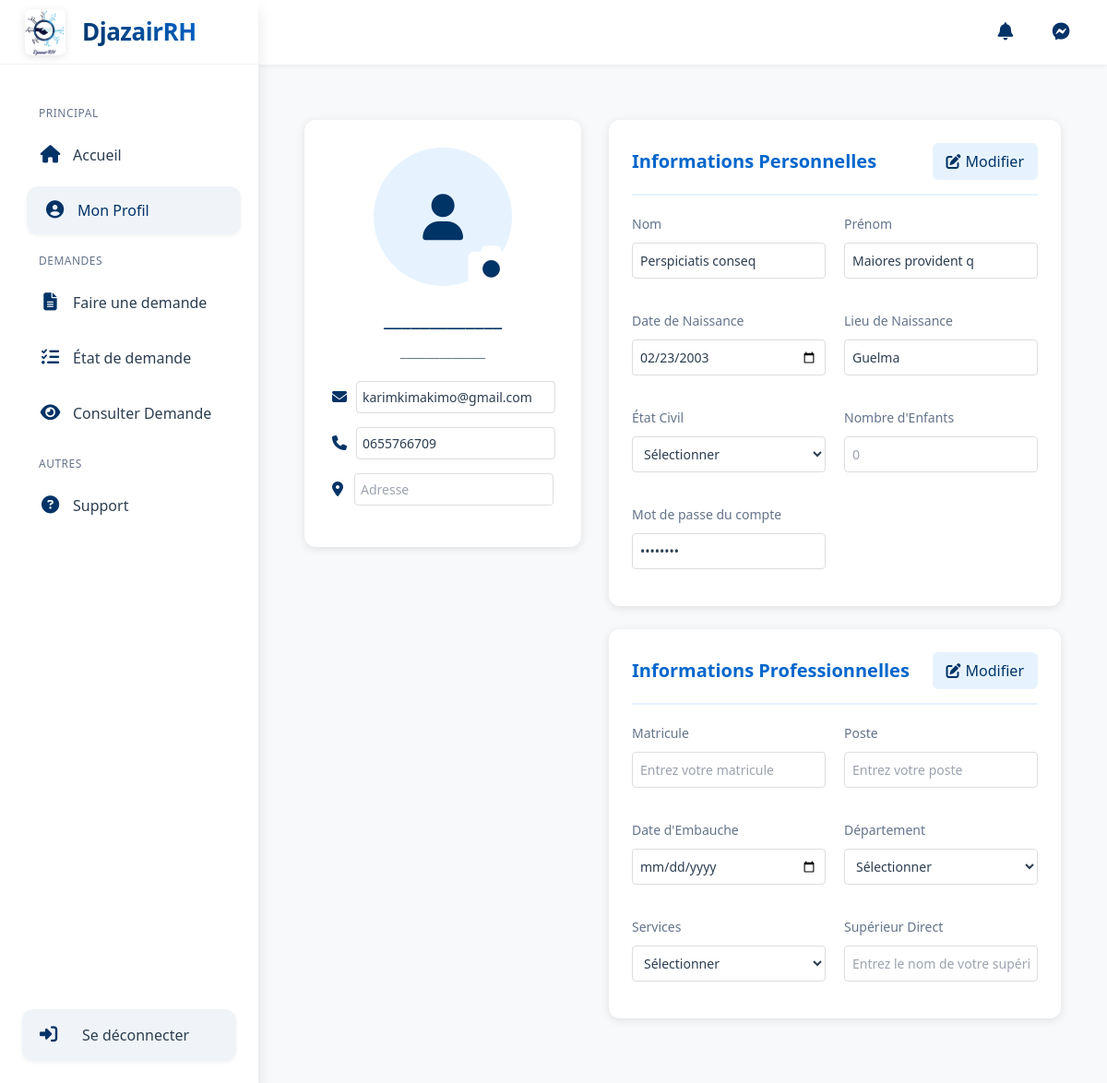
The app's page /dashboard/temp.php (signed in) with its own data.
### tables this page shows
CREATE TABLE IF NOT EXISTS `employees` (
  `id` int NOT NULL AUTO_INCREMENT,
  `superior_id` int DEFAULT NULL,
  `base_payment` int unsigned DEFAULT NULL,
  `matricule` int DEFAULT NULL,
  `prenom` varchar(255) NOT NULL,
  `nom` varchar(255) NOT NULL,
  `email_professionnel` varchar(255) NOT NULL,
  `phone` varchar(255) DEFAULT NULL,
  `start_date` date DEFAULT NULL,
  `password` varchar(255) NOT NULL,
  `departement_id` int DEFAULT NULL,
  `service_id` int DEFAULT NULL,
  `role_id` int DEFAULT NULL,
  `compte_valid` enum('1','0','waiting') DEFAULT 'waiting',
  `profile_photo` varchar(50) DEFAULT NULL,
  `birth_day` date DEFAULT NULL,
  `birth_place` varchar(50) DEFAULT NULL,
  `etat_civil` enum('celibataire','marie','divorce','veuf','') DEFAULT NULL,
  PRIMARY KEY (`id`),
  UNIQUE KEY `email_professionnel` (`email_professionnel`),
  UNIQUE KEY `matricule` (`matricule`),
  KEY `departement_id` (`departement_id`),
  KEY `service_id` (`service_id`),
  KEY `role_id` (`role_id`),
  KEY `FK_employees_employees` (`superior_id`),
  CONSTRAINT `employees_ibfk_1` FOREIGN KEY (`departement_id`) REFERENCES `departements` (`id`),
  CONSTRAINT `employees_ibfk_2` FOREIGN KEY (`service_id`) REFERENCES `services` (`id`),
  CONSTRAINT `employees_ibfk_3` FOREIGN KEY (`role_id`) REFERENCES `roles` (`id`),
  CONSTRAINT `FK_employees_employees` FOREIGN KEY (`superior_id`) REFERENCES `employees` (`id`)
);

### functions/helpers.php (called while the page is built, shortened)
<?php
if (!function_exists('url')) {
    function url($uri = null)
    {
        if ($uri) {
            return 'http://' . $_SERVER['HTTP_HOST'] . '/' . trim($uri, '/');
        }
        return 'http://' . $_SERVER['HTTP_HOST'];
    }
}
if (!function_exists('load_db')) {
    function load_db(): PDO|bool
    {
        $path = __DIR__ . '/../db/connection.php';
        if (file_exists($path)) {
            return require($path);
        } else {
            throw new RuntimeException('Unable to find database.');
        }
    }
}
if (!function_exists('get_role')) {
    function get_role(string $role_id): array
    {
        $sql = "SELECT * FROM `roles` WHERE id=?";
        $db = load_db();
        $result = $db->prepare($sql);
        $result->execute([$role_id]);
        return $result->fetch(PDO::FETCH_ASSOC);
    }
}
if (!function_exists('get_service')) {
    function get_service(string $service_id): array
    {
        $sql = "SELECT * FROM `services` WHERE id=?";
        $db = load_db();
        $result = $db->prepare($sql);
        $result->execute([$service_id]);
        return $result->fetch(PDO::FETCH_ASSOC);
    }
}
if (!function_exists('get_department')) {
    function get_department(string $department_id): array
    {
        $sql = "SELECT * FROM `departements` WHERE id=?";
        $db = load_db();
        $result = $db->prepare($sql);
        $result->execute([$department_id]);
        return $result->fetch(PDO::FETCH_ASSOC);
    }
}
if (!function_exists('join_address')) {
    function join_address(array $address): string
    {
        if (empty($address)) {
            return "";
        }
        $address_str = "%s, %s, %s";
        return sprintf($address_str, $address['address_line'], $address['wilaya'], $address['cite']);
    }
}

### functions/user.php (called while the page is built, shortened)
<?php
if (!function_exists('fetch_user_information')) {
    function fetch_user_information(string $user_id, $check = true): array
    {
        $db = load_db();
        $sql = "SELECT * FROM `employees` WHERE id=?";
        $result = $db->prepare($sql);
        $result->execute([$user_id]);
        $user = $result->fetch(PDO::FETCH_ASSOC);
        $user['role'] = get_role($user['role_id']);
        $user['service'] = get_service($user['service_id']);
        $user['department'] = get_department($user['departement_id']);
        $user['superior'] = empty($user['superior_id']) ? null :  get_user($user['superior_id']);
        $user['address'] = !empty($user['address_id']) ? get_address($user['user_id']) : [];
        return $user;
    }
}

### functions/auth.php (called while the page is built, shortened)
<?php
if( !function_exists('get_user') ){
    function get_user($id){
        $db = load_db();
        $sql = "SELECT * FROM employees WHERE id = ?";
        $stmt = $db->prepare($sql);
        $stmt->execute([$id]);
        if( $stmt->rowCount() > 0 ){
            $user = $stmt->fetch(PDO::FETCH_ASSOC);
            unset($user['password']);
            return $user;
        }
        return null;
    }
}

### dashboard/temp.php (the view, shortened to what this page needs)
<?php
$user = fetch_user_information($_SESSION['user_id']);
?>
<!DOCTYPE html>
<html lang="fr">
<head>
    <link href="https://cdn.jsdelivr.net/npm/bootstrap@5.3.0/dist/css/bootstrap.min.css" rel="stylesheet">
    <link rel="stylesheet" href="https://cdnjs.cloudflare.com/ajax/libs/font-awesome/6.4.2/css/all.min.css">
    <script src="https://cdn.tailwindcss.com"></script>
</head>
<body class="relative" x-data="body">
    <div x-data class="sidebar">
        <div class="sidebar-header">
            <div @click="setTimeout(() => $notify('Nihil distinctio suscipit iste impedit magnam eius iure culpa mollitia tenetur', {
      wrapperId: 'bottomLeft',
      templateId: 'alertStandard',
      autoRemove: 3000
    }), 2000)" class="logo">
                <img src="logo_djazairRH.jpg" alt="DjazairRH Logo">
                <span class="logo-text">DjazairRH</span>
            </div>
        </div>
        <div class="sidebar-content">
            <div class="menu-items">
                <div class="nav-title">Principal</div>
                <a href="<?= url('/') ?>" class="menu-item">
                    <i class="fas fa-home"></i>
                    <span class="menu-text">Accueil</span>
                </a>
                <a href="<?= url('admin/profile.php') ?>" class="menu-item active">
                    <i class="fas fa-user-circle"></i>
                    <span class="menu-text">Mon Profil</span>
                </a>
                <div class="nav-title">Demandes</div>
                <div class="request-section">
                    <a href="#" class="menu-item" id="faireDemandeBtn">
                        <i class="fas fa-file-alt"></i>
                        <span class="menu-text">Faire une demande</span>
                    </a>
                    <a href="<?= url('profiles/directeur/demands') ?>" class="menu-item">
                        <i class="fas fa-tasks"></i>
                        <span class="menu-text">État de demande</span>
                    </a>
                    <a href="<?= url('profiles/directeur/demands/consulte.php') ?>" class="menu-item">
                        <i class="fas fa-eye"></i>
                        <span class="menu-text">Consulter Demande</span>
                    </a>
                </div>
                <div class="nav-title">Autres</div>
                <a href="<?= url('profiles/directeur/support') ?>" class="menu-item">
                    <i class="fas fa-question-circle"></i>
                    <span class="menu-text">Support</span>
                </a>
            </div>
        </div>
        <form action="<?= url('actions/auth.php') ?>" method="post" class="user-section">
            <div class="user-avatar">
                <i class="fas fa-sign-in-alt"></i>
            </div>
            <button type="submit" style="border : none">Se déconnecter</button>
        </form>
    </div>
    <nav class="navbar">
        <div class="nav-icons">
            <div class="icon-wrapper relative" onclick="toggleNotifications()">
                <i class="fa-solid fa-bell"></i>
            </div>
            <div class="icon-wrapper" onclick="toggleMessenger()">
                <i class="fa-brands fa-facebook-messenger"></i>
            </div>
        </div>
    </nav>
    <div class="main-content">
        <div class="container">
            <div class="profile-grid">
                <div class="profile-sidebar">
                    <div class="profile-photo">
                        <i class="fas fa-user"></i>
                        <div class="edit-photo">
                            <i class="fas fa-camera"></i>
                        </div>
                    </div>
                    <h1 class="profile-name">_____________</h1>
                    <div class="profile-title">_____________</div>
                    <div class="profile-info">
                        <div class="info-item">
                            <i class="fas fa-envelope"></i>
                            <input value="<?= $user['email_professionnel'] ?>" type="email" placeholder="Email professionnel">
                        </div>
                        <div class="info-item">
                            <i class="fas fa-phone"></i>
                            <input value="<?= $user['phone'] ?? '' ?>" type="tel" placeholder="Numéro de téléphone">
                        </div>
                        <div class="info-item">
                            <i class="fas fa-map-marker-alt"></i>
                            <input <?= join_address($user['address']) ?? '' ?> type="text" placeholder="Adresse">
                        </div>
                    </div>
                </div>
                <div class="profile-content">
                    <div class="content-card">
                        <div class="card-header">
                            <h2 class="card-title">Informations Personnelles</h2>
                            <button class="edit-button">
                                <i class="fas fa-edit"></i>
                                Modifier
                            </button>
                        </div>
                        <div class="info-grid">
                            <div class="info-field">
                                <div class="field-label">Nom</div>
                                <div class="field-value">
                                    <input value="<?= $user['nom'] ?>" type="text" name="nom" placeholder="Entrez votre nom">
                                </div>
                            </div>
                            <div class="info-field">
                                <div class="field-label">Prénom</div>
                                <div class="field-value">
                                    <input value="<?= $user['prenom'] ?>" type="text" name="prenom" placeholder="Entrez votre prénom">
                                </div>
                            </div>
                            <div class="info-field">
                                <div class="field-label">Date de Naissance</div>
                                <div class="field-value">
                                    <input value="<?= $user['birth_day'] ?? '' ?>" type="date" name="dateNaissance">
                                </div>
                            </div>
                            <div class="info-field">
                                <div class="field-label">Lieu de Naissance</div>
                                <div class="field-value">
                                    <input value="<?= $user['birth_place'] ?? '' ?>" type="text" name="lieuNaissance" placeholder="Entrez votre lieu de naissance">
                                </div>
                            </div>
                            <div class="info-field">
                                <div class="field-label">État Civil</div>
                                <div class="field-value">
                                    <select name="etatCivil">
                                        <option value="">Sélectionner</option>
                                    </select>
                                </div>
                            </div>
                            <div class="info-field">
                                <div class="field-label">Nombre d'Enfants</div>
                                <div class="field-value">
                                    <input type="number" name="nombreEnfants" min="0" placeholder="0">
                                </div>
                            </div>
                            <div class="info-field">
                                <div class="field-label">Mot de passe du compte</div>
                                <div class="field-value">
                                    <input value="<?= str_repeat('*', 8) ?>" type="password" name="accountPassword" placeholder="Entrez votre mot de passe" required>
                                </div>
                            </div>
                        </div>
                    </div>
                    <div class="content-card">
                        <div class="card-header">
                            <h2 class="card-title">Informations Professionnelles</h2>
                            <button class="edit-button">
                                <i class="fas fa-edit"></i>
                                Modifier
                            </button>
                        </div>
                        <div class="info-grid">
                            <div class="info-field">
                                <div class="field-label">Matricule</div>
                                <div class="field-value">
                                    <input type="text" name="matricule" placeholder="Entrez votre matricule">
                                </div>
                            </div>
                            <div class="info-field">
                                <div class="field-label">Poste</div>
                                <div class="field-value">
                                    <input type="text" name="poste" placeholder="Entrez votre poste">
                                </div>
                            </div>
                            <div class="info-field">
                                <div class="field-label">Date d'Embauche</div>
                                <div class="field-value">
                                    <input type="date" name="dateEmbauche">
                                </div>
                            </div>
                            <div class="info-field">
                                <div class="field-label">Département</div>
                                <div class="field-value">
                                    <select name="departement">
                                        <option value="">Sélectionner</option>
                                    </select>
                                </div>
                            </div>
                            <div class="info-field">
                                <div class="field-label">Services</div>
                                <div class="field-value">
                                    <select name="service">
                                        <option value="">Sélectionner</option>
                                    </select>
                                </div>
                            </div>
                            <div class="info-field">
                                <div class="field-label">Supérieur Direct</div>
                                <div class="field-value">
                                    <input type="text" name="superieur" placeholder="Entrez le nom de votre supérieur">
                                </div>
                            </div>
                        </div>
                    </div>
                </div>
            </div>
        </div>
    </div>
</body>
</html>

### records on screen
employees: email_professionnel "karimkimakimo@gmail.com", phone "0655766709", nom "Perspiciatis conseq", prenom "Maiores provident q", dateNaissance "02/23/2003", lieuNaissance "Guelma"
